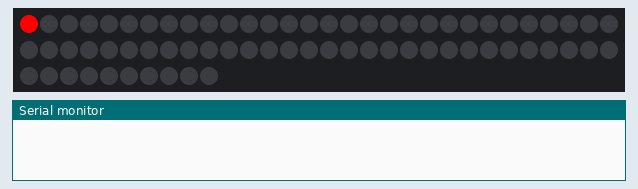
Recording of a sketch running on a simulated Arduino Uno, built with avr-gcc and run on an emulated ATmega328P. Parts: 70 RGB LEDs in strip order, left to right, continuing on the next row, the last lines printed to the serial monitor.

Above: at 0.05 s.
At 2.93 s:
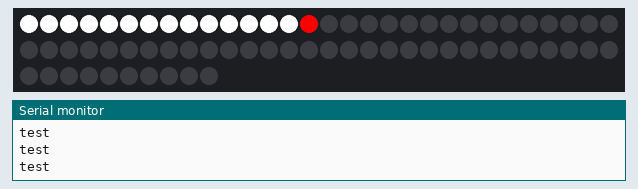
At 5.92 s:
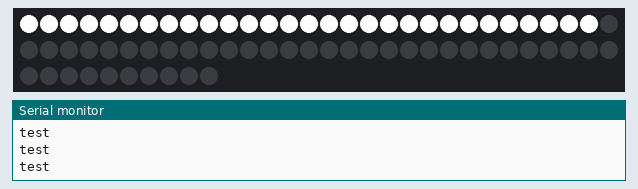
At 8.9 s:
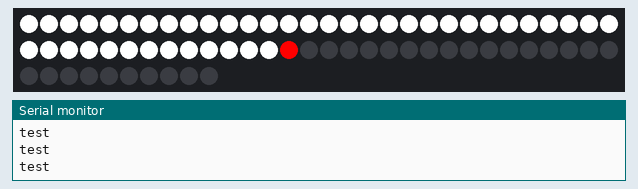
At 11.99 s:
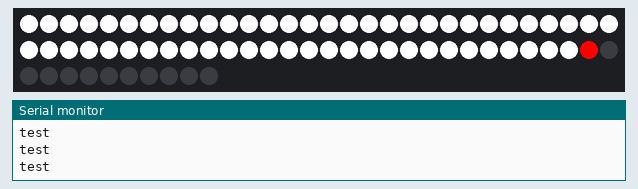
At 39.89 s:
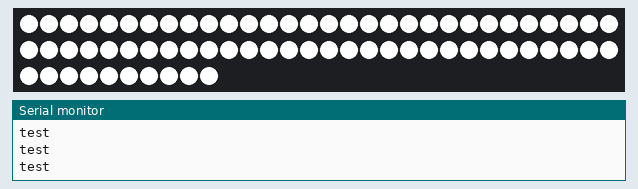

The sketch:

LED_Test.ino
```cpp
#include <FastLED.h>

#define NUM_LEDS 70
#define PIN_LED_DATA 9

CRGB leds[NUM_LEDS];

int led_id;

void setup() {
  led_id = 0;
  Serial.begin(115200);
  FastLED.addLeds<NEOPIXEL, PIN_LED_DATA>(leds, NUM_LEDS);
}

void loop() {
	leds[led_id] = CRGB::Red;
  FastLED.show();
  delay(100);
  Serial.println("test");
	leds[led_id] = CRGB::White;
  FastLED.show();
  delay(100);

  led_id += 1;
  led_id = led_id % NUM_LEDS;
}
```
